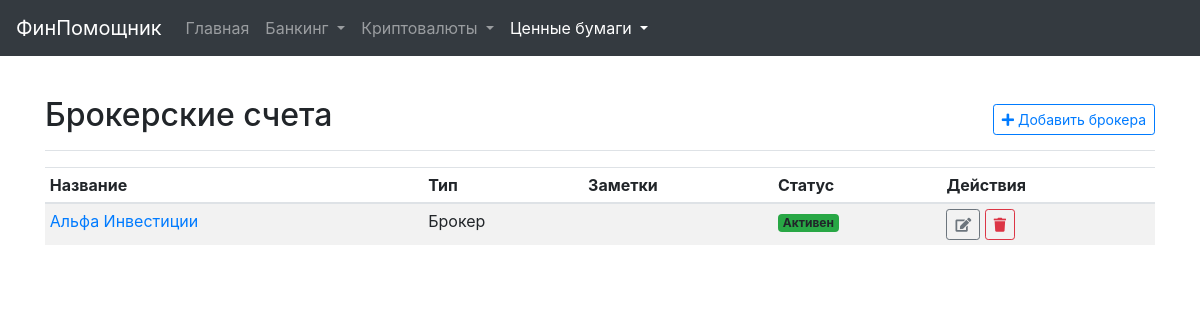
The page /brokers on the database as committed earlier.
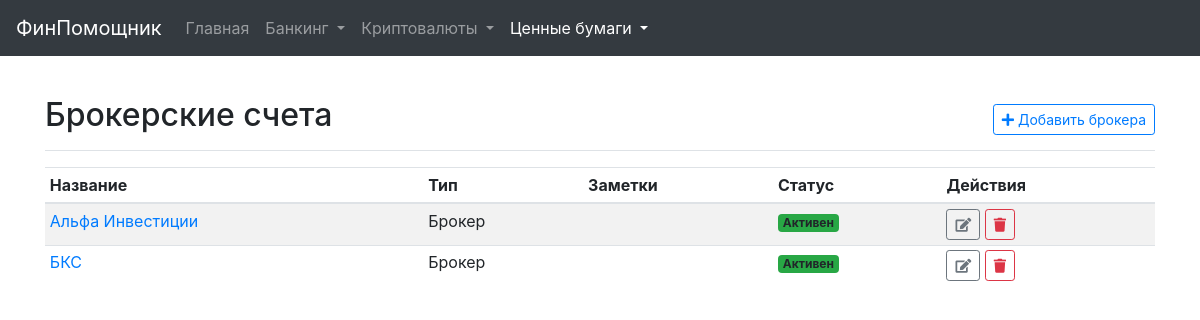
The same page on the database as committed later.
### models.py (models this page shows, shortened)
class InvestmentPlatform(db.Model):
    id = db.Column(db.Integer, primary_key=True)
    name = db.Column(db.String(128), nullable=False, unique=True)
    platform_type = db.Column(db.String(64), nullable=False)
    is_active = db.Column(db.Boolean, default=True, nullable=False)
    api_key = db.Column(db.String(256))
    api_secret_encrypted = db.Column(db.String(512))
    passphrase_encrypted = db.Column(db.String(512))
    other_credentials_json_encrypted = db.Column(db.Text)
    notes = db.Column(db.Text)
    last_sync_status = db.Column(db.String(128))
    last_synced_at = db.Column(db.DateTime)
    last_tx_synced_at = db.Column(db.DateTime) # Новая колонка для синхронизации транзакций
    manual_earn_balances_json = db.Column(db.Text, default='{}') # Новая колонка для ручных Earn балансов
    assets = db.relationship('InvestmentAsset', back_populates='platform', cascade="all, delete-orphan", lazy='dynamic')
    transactions = db.relationship('Transaction', back_populates='platform', cascade="all, delete-orphan", lazy='dynamic')
    @property
    def api_secret(self):
        return decrypt_data(self.api_secret_encrypted)
    @property
    def passphrase(self):
        return decrypt_data(self.passphrase_encrypted)
    @property
    def other_credentials_json(self):
        return decrypt_data(self.other_credentials_json_encrypted)
    @property
    def platform_type_display(self):
        types = {
            'crypto_exchange': 'Криптобиржа',
            'stock_broker': 'Брокер',
            'bank': 'Банк',
        }
        return types.get(self.platform_type, 'Другое')

### securities_logic.py (the view)
@securities_bp.route('/brokers')
def ui_brokers():
    broker_platforms = InvestmentPlatform.query.filter_by(platform_type='stock_broker').order_by(InvestmentPlatform.name).all()
    return render_template('brokers.html', platforms=broker_platforms)

### templates/brokers.html (shortened to what this page needs)
{% extends "base.html" %}
{% block content %}
<div class="d-flex justify-content-between flex-wrap flex-md-nowrap align-items-center pt-3 pb-2 mb-3 border-bottom">
    <h1 class="h2">Брокерские счета</h1>
    <div class="btn-toolbar mb-2 mb-md-0">
        <a href="{{ url_for('main.ui_add_investment_platform_form') }}" class="btn btn-sm btn-outline-primary">
            <i class="fas fa-plus"></i> Добавить брокера
        </a>
    </div>
</div>
<div class="table-responsive">
    <table class="table table-striped table-sm">
        <thead>
            <tr>
                <th>Название</th>
                <th>Тип</th>
                <th>Заметки</th>
                <th>Статус</th>
                <th>Действия</th>
            </tr>
        </thead>
        <tbody>
            {% for platform in platforms %}
            <tr>
                <td><a href="{{ url_for('securities.ui_broker_detail', platform_id=platform.id) }}">{{ platform.name }}</a></td>
                <td>{{ platform.platform_type_display }}</td>
                <td>{{ platform.notes or '' }}</td>
                <td>
                    {% if platform.is_active %}
                        <span class="badge bg-success">Активен</span>
                    {% else %}
                        <span class="badge bg-secondary">Неактивен</span>
                    {% endif %}
                </td>
                <td>
                    <a href="{{ url_for('main.ui_edit_investment_platform_form', platform_id=platform.id) }}" class="btn btn-sm btn-outline-secondary">
                        <i class="fas fa-edit"></i>
                    </a>
                    <form action="{{ url_for('main.ui_delete_investment_platform', platform_id=platform.id) }}" method="POST" class="d-inline" onsubmit="return confirm('Вы уверены, что хотите удалить платформу {{ platform.name }} и все связанные с ней данные?');">
                        <button type="submit" class="btn btn-sm btn-outline-danger">
                            <i class="fas fa-trash"></i>
                        </button>
                    </form>
                </td>
            </tr>
            {% else %}
            <tr>
                <td colspan="5" class="text-center">Брокерские счета не найдены. <a href="{{ url_for('main.ui_add_investment_platform_form') }}">Добавьте новый.</a></td>
            </tr>
            {% endfor %}
        </tbody>
    </table>
</div>
{% endblock %}

Rows that differ between the two databases and show on the page:
added InvestmentPlatform: name "БКС", platform_type_display "Брокер", is_active "Активен"
